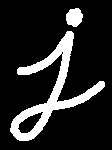
#> input picture opencv/ImageProc/Morphological Transformation/j.png, 112 x 150 px, found by its file name
$ python auto_canny.py
#> lines starting #> are read from the running program, lines starting #| are printed output that depends on the picture; after the words box and inside, x2 and y2 are one past the last pixel; in counts of white or black regions, pixels touching at a corner belong together
import numpy as np
import argparse
import glob
import cv2
from matplotlib import pyplot as plt

def auto_canny(image, sigma=0.33):

  # compute the median of the single channel pixel intensities
  v = np.median(image)

  # determine minVal and MaxVal as a percentage difference from the median
  lower = int(max(0,(1.0-sigma)*v))
  upper = int(max(0,(1.0+sigma)*v))

  # apply automatic edge detection
  edged = cv2.Canny(image,lower,upper)

  return edged

# load image
imagePath = 'j.png'
image = cv2.imread(imagePath,0)
#> image: shape (150, 112); 15.3% white; 2 white regions, box (x1, y1, x2, y2) and area: (10, 31, 105, 141) 2331, (66, 8, 83, 27) 245

# blurred = cv2.GaussianBlur(gray,(3,3),0)

auto = auto_canny(image)
#> in auto_canny, `v = np.median(image)`: v = 0
#> in auto_canny, `edged = cv2.Canny(image,lower,upper)`:
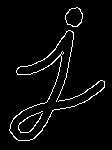
#> edged: shape (150, 112); 3.8% white in thin lines or dots, all inside (x1, y1, x2, y2) = (9, 7, 105, 141)
auto2 = auto_canny(image, sigma=0.4)
auto3 = auto_canny(image, sigma=0.25)

plt.subplot(221), plt.imshow(image,'gray'), plt.title('Original Image')
plt.axis('off')
plt.subplot(222), plt.imshow(auto,'gray'), plt.title('automatic edge detector')
plt.axis('off')
plt.subplot(223), plt.imshow(auto2,'gray'), plt.title('auto2 - sigma=0.4')
plt.axis('off')
plt.subplot(224), plt.imshow(auto3,'gray'), plt.title('auto3 - sigma=0.25')
plt.axis('off')
plt.show()
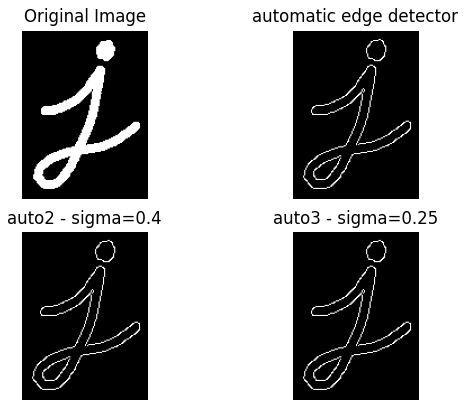
#> figure drawn by matplotlib, 4 panels

$ run again, with opencv/ImageProc/Morphological Transformation/LacIM.tif saved as opencv/ImageProc/Morphological Transformation/j.png
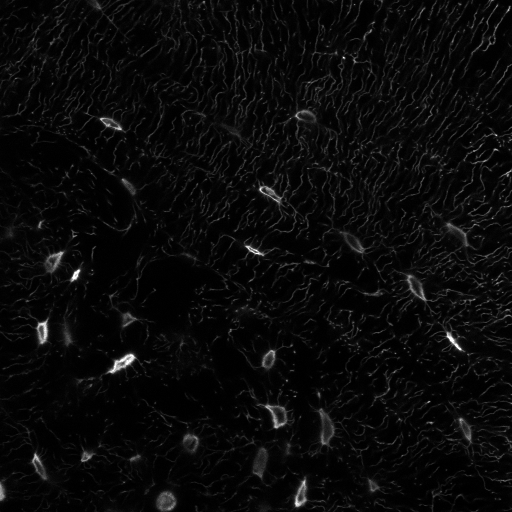
#> input picture opencv/ImageProc/Morphological Transformation/LacIM.tif, 512 x 512 px, found by its file name
#> image is the input picture: shape (512, 512); min 0, max 255, mean 9.9
#> v = 4
#> lower = 2
#> upper = 5
#> in auto_canny, `edged = cv2.Canny(image,lower,upper)`:
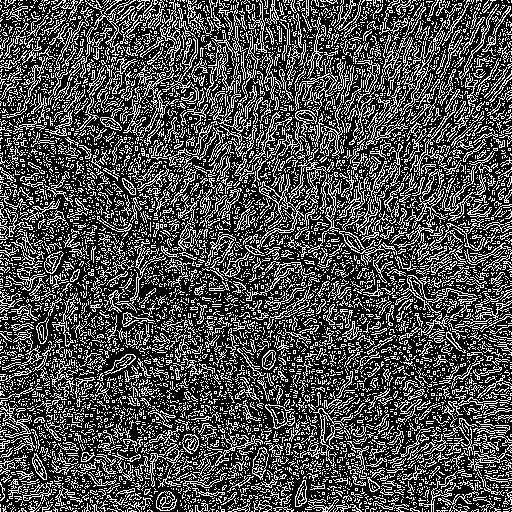
#> edged: shape (512, 512); 30.2% white in thin lines or dots
#> `plt.show()`:
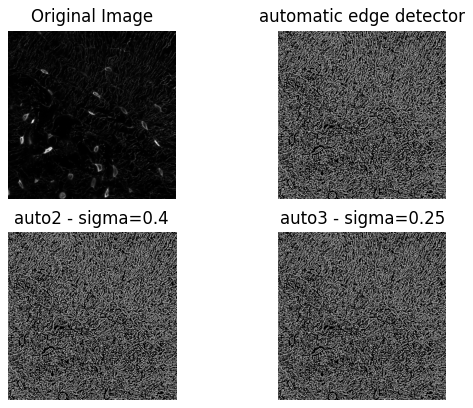
#> figure drawn by matplotlib, 4 panels
